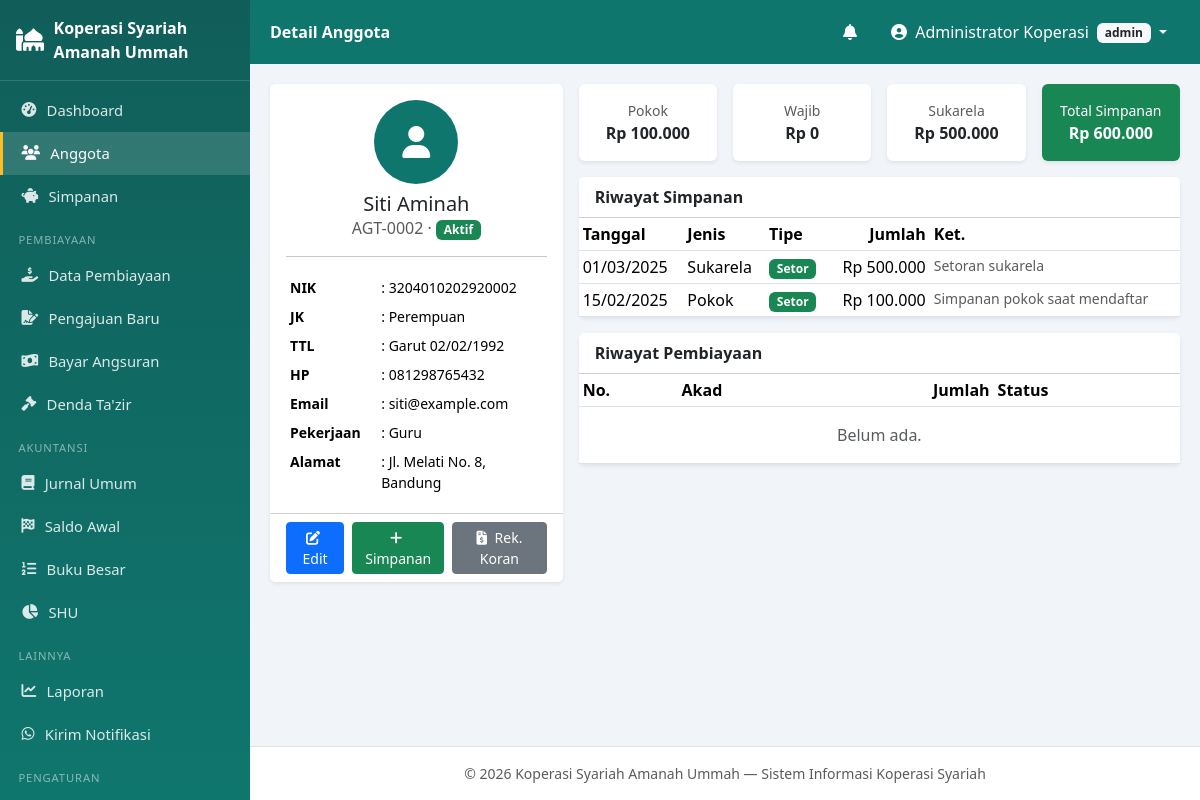
The app's page /index.php?mod=anggota&act=detail&id=2 (signed in) with its own data.
### tables this page shows
CREATE TABLE profil_koperasi (
    id            INT PRIMARY KEY DEFAULT 1,
    nama_koperasi VARCHAR(150) NOT NULL,
    alamat        TEXT,
    no_telp       VARCHAR(30),
    email         VARCHAR(100),
    nama_ketua    VARCHAR(100),
    slogan        VARCHAR(150)
);

CREATE TABLE anggota (
    id_anggota     INT AUTO_INCREMENT PRIMARY KEY,
    kode_anggota   VARCHAR(20) NOT NULL UNIQUE,
    nik            VARCHAR(20) DEFAULT NULL,
    nama           VARCHAR(100) NOT NULL,
    jenis_kelamin  ENUM('L','P') NOT NULL DEFAULT 'L',
    tempat_lahir   VARCHAR(50) DEFAULT NULL,
    tanggal_lahir  DATE DEFAULT NULL,
    alamat         TEXT,
    no_hp          VARCHAR(20) DEFAULT NULL,
    email          VARCHAR(100) DEFAULT NULL,
    pekerjaan      VARCHAR(100) DEFAULT NULL,
    status_anggota ENUM('aktif','nonaktif') NOT NULL DEFAULT 'aktif',
    tanggal_daftar DATE NOT NULL,
    created_at     TIMESTAMP DEFAULT CURRENT_TIMESTAMP
);

CREATE TABLE simpanan (
    id_simpanan      INT AUTO_INCREMENT PRIMARY KEY,
    id_anggota       INT NOT NULL,
    jenis_simpanan   ENUM('pokok','wajib','sukarela') NOT NULL,
    tipe             ENUM('setor','tarik') NOT NULL DEFAULT 'setor',
    tanggal          DATE NOT NULL,
    jumlah           DECIMAL(15,2) NOT NULL,
    keterangan       VARCHAR(255) DEFAULT NULL,
    id_user          INT DEFAULT NULL,
    created_at       TIMESTAMP DEFAULT CURRENT_TIMESTAMP,
    CONSTRAINT fk_simpanan_anggota FOREIGN KEY (id_anggota)
        REFERENCES anggota(id_anggota) ON DELETE CASCADE
);

### config/database.php (called while the page is built, shortened)
<?php
class Database
{
    private static $instance = null;
    private function __construct()
    {
        try {
            $this->pdo = new PDO(
                'mysql:host=' . DB_HOST . ';dbname=' . DB_NAME . ';charset=utf8mb4',
                DB_USER, DB_PASS,
                [
                    PDO::ATTR_ERRMODE            => PDO::ERRMODE_EXCEPTION,
                    PDO::ATTR_DEFAULT_FETCH_MODE => PDO::FETCH_ASSOC,
                    PDO::ATTR_EMULATE_PREPARES   => false,
                ]
            );
        } catch (PDOException $e) {
            die('Koneksi database gagal: ' . $e->getMessage());
        }
    }
    public static function getInstance(): PDO
    {
        if (self::$instance === null) self::$instance = new self();
        return self::$instance->pdo;
    }
}

### models/PengaturanModel.php (called while the page is built, shortened)
<?php
require_once __DIR__ . '/../config/database.php';
class PengaturanModel
{
    private $db;
    public function __construct()
    {
        $this->db = Database::getInstance();
    }
    public function get(string $kunci, $default = null)
    {
        $st = $this->db->prepare('SELECT nilai FROM pengaturan WHERE kunci=?');
        $st->execute([$kunci]);
        $r = $st->fetch();
        return $r ? $r['nilai'] : $default;
    }
    public function profil()
    {
        return $this->db->query('SELECT * FROM profil_koperasi WHERE id=1')->fetch()
            ?: ['id' => 1, 'nama_koperasi' => 'Koperasi Syariah'];
    }
}

### models/AnggotaModel.php (called while the page is built, shortened)
<?php
require_once __DIR__ . '/../config/database.php';
class AnggotaModel
{
    private $db;
    public function __construct()
    {
        $this->db = Database::getInstance();
    }
    public function find(int $id)
    {
        $st = $this->db->prepare('SELECT * FROM anggota WHERE id_anggota = ?');
        $st->execute([$id]);
        return $st->fetch();
    }
    public function saldoSimpanan(int $idAnggota): array
    {
        $st = $this->db->prepare(
            "SELECT jenis_simpanan,
                    COALESCE(SUM(CASE WHEN tipe='setor' THEN jumlah ELSE -jumlah END),0) AS saldo
             FROM simpanan WHERE id_anggota = ? GROUP BY jenis_simpanan"
        );
        $st->execute([$idAnggota]);
        $hasil = ['pokok' => 0, 'wajib' => 0, 'sukarela' => 0];
        foreach ($st->fetchAll() as $r) $hasil[$r['jenis_simpanan']] = (float)$r['saldo'];
        return $hasil;
    }
    public function riwayatSimpanan(int $idAnggota): array
    {
        $st = $this->db->prepare(
            'SELECT s.*, u.nama_lengkap AS petugas
             FROM simpanan s LEFT JOIN users u ON s.id_user = u.id_user
             WHERE s.id_anggota = ? ORDER BY s.tanggal DESC, s.id_simpanan DESC'
        );
        $st->execute([$idAnggota]);
        return $st->fetchAll();
    }
    public function riwayatPembiayaan(int $idAnggota): array
    {
        $st = $this->db->prepare(
            'SELECT p.*, ja.nama_akad
             FROM pembiayaan p JOIN jenis_akad ja ON p.id_akad = ja.id_akad
             WHERE p.id_anggota = ? ORDER BY p.id_pembiayaan DESC'
        );
        $st->execute([$idAnggota]);
        return $st->fetchAll();
    }
}

### views/anggota/detail.php (the view, shortened to what this page needs)
<?php
require_once __DIR__ . '/../../models/AnggotaModel.php';
$id = (int)($_GET['id'] ?? 0);
$m  = new AnggotaModel();
$a  = $m->find($id);
$saldo = $m->saldoSimpanan($id);
$rs    = $m->riwayatSimpanan($id);
$rp    = $m->riwayatPembiayaan($id);
$total = array_sum($saldo);
$pageTitle = 'Detail Anggota';
$active    = 'anggota';
include __DIR__ . '/../layout/header.php';
?>
<div class="row g-3">
  <div class="col-lg-4">
    <div class="card border-0 shadow-sm">
      <div class="card-body text-center">
        <div class="avatar mx-auto mb-2"><i class="fas fa-user"></i></div>
        <h5 class="mb-0"><?= e($a['nama']) ?></h5>
        <div class="text-muted"><?= e($a['kode_anggota']) ?> · <?= badge_status($a['status_anggota']) ?></div>
        <hr>
        <table class="table table-sm table-borderless small text-start mb-0">
          <tr><th width="35%">NIK</th><td>: <?= e($a['nik'] ?: '-') ?></td></tr>
          <tr><th>JK</th><td>: <?= $a['jenis_kelamin']==='L'?'Laki-laki':'Perempuan' ?></td></tr>
          <tr><th>TTL</th><td>: <?= e(trim($a['tempat_lahir'].' '.($a['tanggal_lahir']?date('d/m/Y',strtotime($a['tanggal_lahir'])):''))) ?: '-' ?></td></tr>
          <tr><th>HP</th><td>: <?= e($a['no_hp'] ?: '-') ?></td></tr>
          <tr><th>Email</th><td>: <?= e($a['email'] ?: '-') ?></td></tr>
          <tr><th>Pekerjaan</th><td>: <?= e($a['pekerjaan'] ?: '-') ?></td></tr>
          <tr><th>Alamat</th><td>: <?= e($a['alamat'] ?: '-') ?></td></tr>
        </table>
      </div>
      <div class="card-footer bg-white d-flex gap-2">
        <a href="index.php?mod=anggota&act=form&id=<?= $id ?>" class="btn btn-sm btn-primary flex-fill">
          <i class="fas fa-edit me-1"></i> Edit</a>
        <a href="index.php?mod=simpanan&act=form&id_anggota=<?= $id ?>" class="btn btn-sm btn-success flex-fill">
          <i class="fas fa-plus me-1"></i> Simpanan</a>
        <a href="index.php?mod=anggota&act=rekening_koran&id=<?= $id ?>" class="btn btn-sm btn-secondary flex-fill">
          <i class="fas fa-file-invoice-dollar me-1"></i> Rek. Koran</a>
      </div>
    </div>
  </div>
  <div class="col-lg-8">
    <div class="row g-3 mb-3">
      <div class="col-sm-3"><div class="card border-0 shadow-sm p-3 text-center">
        <small class="text-muted">Pokok</small><b><?= rupiah($saldo['pokok']) ?></b></div></div>
      <div class="col-sm-3"><div class="card border-0 shadow-sm p-3 text-center">
        <small class="text-muted">Wajib</small><b><?= rupiah($saldo['wajib']) ?></b></div></div>
      <div class="col-sm-3"><div class="card border-0 shadow-sm p-3 text-center">
        <small class="text-muted">Sukarela</small><b><?= rupiah($saldo['sukarela']) ?></b></div></div>
      <div class="col-sm-3"><div class="card border-0 shadow-sm p-3 text-center bg-success text-white">
        <small>Total Simpanan</small><b><?= rupiah($total) ?></b></div></div>
    </div>
    <div class="card border-0 shadow-sm mb-3">
      <div class="card-header bg-white"><b>Riwayat Simpanan</b></div>
      <div class="table-responsive" style="max-height: 300px">
        <table class="table table-sm table-hover mb-0">
          <thead><tr><th>Tanggal</th><th>Jenis</th><th>Tipe</th><th class="text-end">Jumlah</th><th>Ket.</th></tr></thead>
          <tbody>
          <?php foreach ($rs as $t): ?>
            <tr>
              <td><?= e(date('d/m/Y', strtotime($t['tanggal']))) ?></td>
              <td><?= e(ucfirst($t['jenis_simpanan'])) ?></td>
              <td><span class="badge bg-<?= $t['tipe']==='setor'?'success':'danger' ?>"><?= e(ucfirst($t['tipe'])) ?></span></td>
              <td class="text-end"><?= rupiah($t['jumlah']) ?></td>
              <td class="small text-muted"><?= e($t['keterangan']) ?></td>
            </tr>
          <?php endforeach; ?>
          </tbody>
        </table>
      </div>
    </div>
    <div class="card border-0 shadow-sm">
      <div class="card-header bg-white"><b>Riwayat Pembiayaan</b></div>
      <div class="table-responsive">
        <table class="table table-sm table-hover mb-0">
          <thead><tr><th>No.</th><th>Akad</th><th class="text-end">Jumlah</th><th>Status</th><th></th></tr></thead>
          <tbody>
          <?php if (!$rp): ?><tr><td colspan="5" class="text-center text-muted py-3">Belum ada.</td></tr><?php endif; ?>
          </tbody>
        </table>
      </div>
    </div>
  </div>
</div>
<?php include __DIR__ . '/../layout/footer.php'; ?>

### views/layout/header.php (shortened to what this page needs)
<?php
require_once __DIR__ . '/../../config/database.php';
require_once __DIR__ . '/../../models/PengaturanModel.php';
$user      = $_SESSION['user'];
$pageTitle = $pageTitle ?? 'Dashboard';
$active    = $active ?? 'dashboard';
$pmModel = new PengaturanModel();
$profil  = $pmModel->profil();
$logo    = trim((string)$pmModel->get('logo', ''));
$logoAda = $logo !== '' && file_exists(__DIR__ . '/../../assets/img/' . $logo);
if (!function_exists('rupiah')) {
    function rupiah($n) { return 'Rp ' . number_format((float)($n ?: 0), 0, ',', '.'); }
}
if (!function_exists('e')) {
    function e($s) { return htmlspecialchars((string)($s ?? ''), ENT_QUOTES, 'UTF-8'); }
}
if (!function_exists('badge_status')) {
    function badge_status(string $s): string {
        $map = ['pengajuan'=>'warning','berjalan'=>'primary','lunas'=>'success','ditolak'=>'danger',
                'aktif'=>'success','nonaktif'=>'secondary','belum'=>'secondary'];
        $c = $map[$s] ?? 'secondary';
        return '<span class="badge bg-' . $c . '">' . ucfirst($s) . '</span>';
    }
}
?>
<!DOCTYPE html>
<html lang="id">
<head>
<link href="https://cdn.jsdelivr.net/npm/bootstrap@5.3.3/dist/css/bootstrap.min.css" rel="stylesheet">
<link href="https://cdnjs.cloudflare.com/ajax/libs/font-awesome/6.5.2/css/all.min.css" rel="stylesheet">
<link rel="stylesheet" href="assets/css/style.css">
</head>
<body>
<div class="wrapper">
  <aside class="sidebar" id="sidebar">
    <div class="brand">
      <?php if ($logoAda): ?>
        <img src="assets/img/<?= e($logo) ?>" alt="Logo">
      <?php else: ?>
        <i class="fas fa-mosque"></i>
      <?php endif; ?>
      <span><?= e($profil['nama_koperasi'] ?? 'KSU Syariah') ?></span>
    </div>
    <nav>
      <a href="index.php?mod=dashboard" class="<?= $active==='dashboard'?'on':'' ?>">
        <i class="fas fa-tachometer-alt"></i> Dashboard</a>
      <a href="index.php?mod=anggota&act=list" class="<?= $active==='anggota'?'on':'' ?>">
        <i class="fas fa-users"></i> Anggota</a>
      <a href="index.php?mod=simpanan&act=list" class="<?= $active==='simpanan'?'on':'' ?>">
        <i class="fas fa-piggy-bank"></i> Simpanan</a>
      <div class="menu-label">Pembiayaan</div>
      <a href="index.php?mod=pembiayaan&act=list" class="<?= $active==='pembiayaan'?'on':'' ?>">
        <i class="fas fa-hand-holding-usd"></i> Data Pembiayaan</a>
      <a href="index.php?mod=pembiayaan&act=pengajuan" class="<?= $active==='pembiayaan-pengajuan'?'on':'' ?>">
        <i class="fas fa-file-signature"></i> Pengajuan Baru</a>
      <a href="index.php?mod=pembiayaan&act=angsuran" class="<?= $active==='pembiayaan-angsuran'?'on':'' ?>">
        <i class="fas fa-money-bill-wave"></i> Bayar Angsuran</a>
      <a href="index.php?mod=denda&act=list" class="<?= $active==='denda'?'on':'' ?>">
        <i class="fas fa-gavel"></i> Denda Ta'zir</a>
      <div class="menu-label">Akuntansi</div>
      <a href="index.php?mod=jurnal&act=list" class="<?= $active==='jurnal'?'on':'' ?>">
        <i class="fas fa-book"></i> Jurnal Umum</a>
      <a href="index.php?mod=jurnal&act=saldo_awal" class="<?= $active==='jurnal-saldo-awal'?'on':'' ?>">
        <i class="fas fa-flag-checkered"></i> Saldo Awal</a>
      <a href="index.php?mod=jurnal&act=buku_besar" class="<?= $active==='jurnal-buku-besar'?'on':'' ?>">
        <i class="fas fa-list-ol"></i> Buku Besar</a>
      <a href="index.php?mod=shu&act=list" class="<?= $active==='shu'?'on':'' ?>">
        <i class="fas fa-chart-pie"></i> SHU</a>
      <div class="menu-label">Lainnya</div>
      <a href="index.php?mod=laporan" class="<?= $active==='laporan'?'on':'' ?>">
        <i class="fas fa-chart-line"></i> Laporan</a>
      <a href="index.php?mod=notifikasi&act=kirim" class="<?= $active==='notifikasi-kirim'?'on':'' ?>">
        <i class="fab fa-whatsapp"></i> Kirim Notifikasi</a>
      <?php if ($user['level'] === 'admin'): ?>
      <div class="menu-label">Pengaturan</div>
      <a href="index.php?mod=pengaturan&act=profil" class="<?= $active==='pengaturan-profil'?'on':'' ?>">
        <i class="fas fa-building"></i> Profil Koperasi</a>
      <?php endif; ?>
    </nav>
  </aside>
  <div class="main">
    <nav class="topbar">
      <div class="topbar-title"><?= e($pageTitle) ?></div>
      <div class="dropdown ms-auto me-2">
        <button class="btn btn-link text-white position-relative" data-bs-toggle="dropdown">
          <i class="fas fa-bell"></i>
        </button>
      </div>
      <div class="dropdown">
        <button class="btn btn-link text-white dropdown-toggle text-decoration-none" data-bs-toggle="dropdown">
          <i class="fas fa-user-circle me-1"></i> <?= e($user['nama_lengkap']) ?>
          <span class="badge bg-light text-dark ms-1"><?= e($user['level']) ?></span>
        </button>
      </div>
    </nav>
    <main class="content">

### views/layout/footer.php (shortened to what this page needs)
    </main>
    <footer class="text-center small text-muted py-3 border-top bg-white">
      &copy; <?= date('Y') ?> <?= e($profil['nama_koperasi'] ?? 'Koperasi Syariah') ?>
      — Sistem Informasi Koperasi Syariah
    </footer>
  </div>
</div>
</body>
</html>

### assets/css/style.css (style rules this page uses)
:root { --primary: #0f766e; --primary-2: #115e59; --sidebar-w: 250px; }
body { background: #f1f5f9; font-family: system-ui, -apple-system, "Segoe UI", Roboto, sans-serif; }
.wrapper { display: flex; min-height: 100vh; }
.main { flex: 1; margin-left: var(--sidebar-w); display: flex; flex-direction: column; min-width: 0; }
.content { padding: 1.25rem; flex: 1; }
.sidebar { width: var(--sidebar-w); background: linear-gradient(180deg, var(--primary-2), var(--primary)); color: #fff; position: fixed; top: 0; bottom: 0; left: 0; overflow-y: auto; z-index: 1040; }
.sidebar .brand { display: flex; align-items: center; gap: .6rem; padding: 1rem; font-weight: 700; border-bottom: 1px solid rgba(255,255,255,.15); min-height: 64px; }
.sidebar .brand i { font-size: 1.4rem; }
.sidebar nav { padding: .5rem 0 2rem; }
.sidebar nav a { display: flex; align-items: center; gap: .65rem; padding: .65rem 1.15rem; color: rgba(255,255,255,.85); text-decoration: none; font-size: .925rem; border-left: 3px solid transparent; }
.sidebar nav a.on { background: rgba(255,255,255,.14); border-left-color: #fbbf24; color: #fff; }
.sidebar .menu-label { padding: .9rem 1.15rem .3rem; font-size: .7rem; text-transform: uppercase; letter-spacing: .08em; color: rgba(255,255,255,.5); }
.topbar { background: var(--primary); min-height: 64px; display: flex; align-items: center; padding: 0 1.25rem; position: sticky; top: 0; z-index: 1030; }
.topbar-title { color: #fff; font-weight: 600; }
.topbar .btn-link { text-decoration: none; }
.avatar { width: 84px; height: 84px; border-radius: 50%; background: var(--primary); color: #fff; display: flex; align-items: center; justify-content: center; font-size: 2rem; }
.table thead th { white-space: nowrap; }

### records on screen
profil_koperasi: nama_koperasi "Koperasi Syariah Amanah Ummah"
anggota: nama "Siti Aminah", kode_anggota "AGT-0002", status_anggota "Aktif", nik "3204010202920002", tempat_lahir+tanggal_lahir "Garut 02/02/1992", no_hp "081298765432", email "siti@example.com", pekerjaan "Guru", alamat "Jl. Melati No. 8, Bandung"
simpanan: tanggal "01/03/2025", jenis_simpanan "Sukarela", tipe "Setor", jumlah "Rp 500.000", keterangan "Setoran sukarela"
simpanan: tanggal "15/02/2025", jenis_simpanan "Pokok", tipe "Setor", jumlah "Rp 100.000", keterangan "Simpanan pokok saat mendaftar"

### other values on screen
$pageTitle "Detail Anggota"
$user['nama_lengkap'] "Administrator Koperasi"
$user['level'] "admin"
rupiah($saldo['pokok']) "Rp 100.000"
rupiah($saldo['wajib']) "Rp 0"
rupiah($saldo['sukarela']) "Rp 500.000"
rupiah($total) "Rp 600.000"
